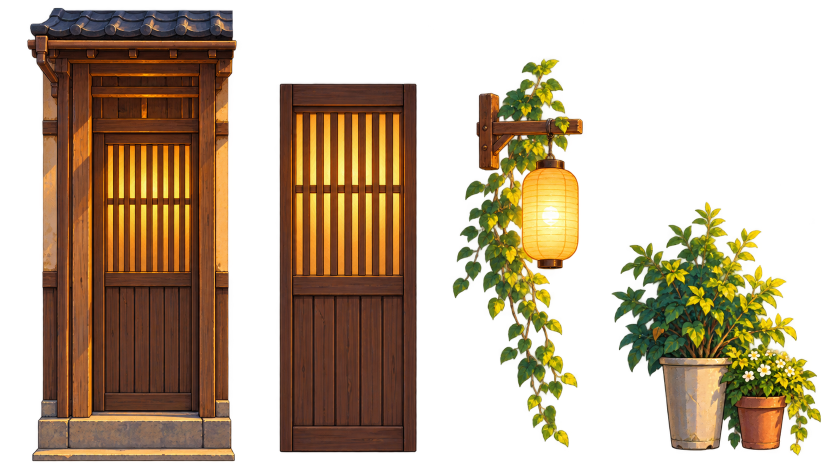
#> input picture dist/painted/assets/rig/entrance-layers.png, 1672 x 940 px, given in place of resident.png, which was not available (shown at 1/2 size)
$ python measure_rig_parts.py
#> lines starting #> are read from the running program, lines starting #| are printed output that depends on the picture; after the words box and inside, x2 and y2 are one past the last pixel; in counts of white or black regions, pixels touching at a corner belong together; pictures that were not available may be replaced by others from this repository, and a replacement may not be noted
"""Measure atlas cells without changing generated artwork."""
from pathlib import Path
import json
from PIL import Image
import numpy as np
from scipy.ndimage import label, find_objects

ROOT = Path(__file__).resolve().parents[1] / 'dist' / 'painted'
def boxes(path, columns, rows):
#> called with columns = 4, rows = 5
    image = Image.open(path).convert('RGBA')
#> image is the input picture: PIL image 1672x940 RGBA; mean R, G, B, A 62.5, 44.5, 19.4, 118.5
    width, height = image.width / columns, image.height / rows
#> width = 418; height = 188
    parts = []
    for index in range(columns * rows):
        ox, oy = round(index % columns * width), round(index // columns * height)
        right, bottom = round((index % columns + 1) * width), round((index // columns + 1) * height)
        alpha = image.getchannel('A').crop((ox, oy, right, bottom))
        mask = np.asarray(alpha) > 150
        labels, count = label(mask)
        if not count:
            raise ValueError(f'Empty atlas cell: {path.name} {index}')
        sizes = np.bincount(labels.ravel()); sizes[0] = 0
        component = int(sizes.argmax())
        region = find_objects(labels)[component - 1]
        box = (region[1].start, region[0].start, region[1].stop, region[0].stop)
        if not box:
            raise ValueError(f'Empty atlas cell: {path.name} {index}')
        parts.append(dict(x=ox+box[0], y=oy+box[1], width=box[2]-box[0], height=box[3]-box[1]))
#> this loop made 4 passes
#> (count, box) on passes 1 to 3: (1, (55, 16, 418, 188)), (2, (0, 21, 55, 188)), (2, (177, 119, 290, 188))
#> count on pass 4: 0
#> pass 1, in boxes, `alpha = image.getchannel('A').crop((ox, oy, right, bottom))`:
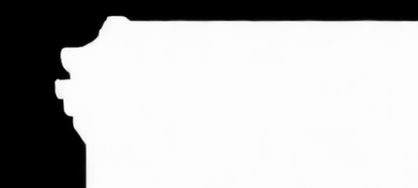
#> alpha: PIL image 418x188 L; min 0, max 255, mean 183.9
#> pass 1, in boxes, `mask = np.asarray(alpha) > 150`:
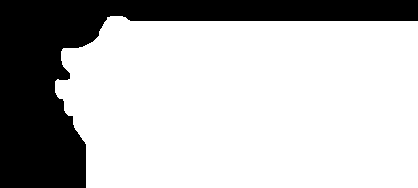
#> mask: shape (188, 418) bool; 72.7% white; 1 black region, box (x1, y1, x2, y2) and area: (0, 0, 418, 188) 21442
#> pass 2, in boxes, `alpha = image.getchannel('A').crop((ox, oy, right, bottom))`:
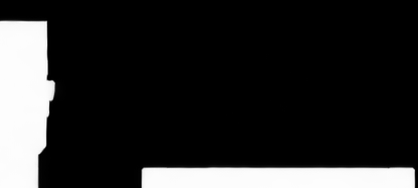
#> alpha: PIL image 418x188 L; min 0, max 255, mean 42.5
#> after the loop: labels: shape (188, 418) int32; every value is 0
#> after the loop: mask: shape (188, 418) bool; every value is 0
#> after the loop, parts = 3 items
    return parts
#> (the run stopped early here; a loop or call above may not have finished)

$ run again, on dist/painted/assets/rig/neighbor.png
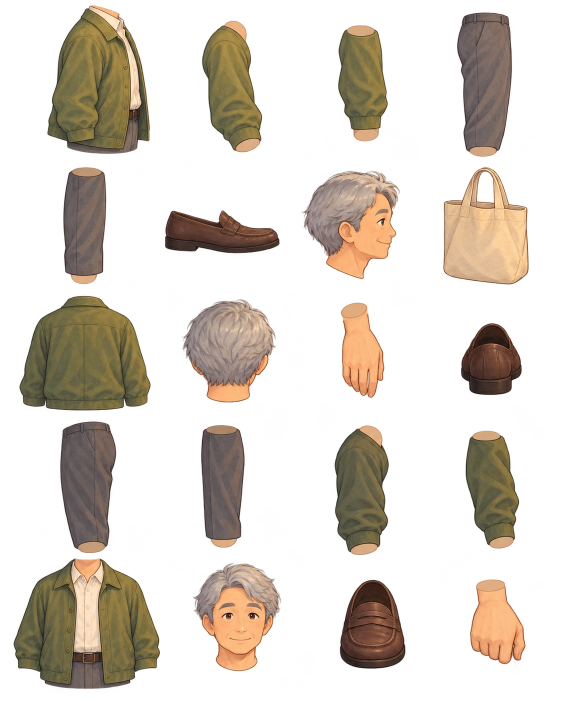
#> input picture dist/painted/assets/rig/neighbor.png, 1122 x 1402 px, given in place of resident.png, which was not available (shown at 1/2 size)
#> in boxes, image is the input picture: PIL image 1122x1402 RGBA; mean R, G, B, A 50.9, 40, 28.9, 78.8
#> the loop in boxes, `for index in range(columns * rows):` made 20 passes
#> (count, component, box) on passes 1 to 7: (1, 1, (95, 11, 280, 280)), (2, 1, (125, 42, 244, 280)), (1, 1, (116, 51, 214, 280)), (1, 1, (73, 25, 181, 280)), (2, 2, (127, 55, 212, 281)), (3, 3, (51, 141, 279, 226)), (6, 2, (46, 63, 237, 278))
#> pass 1, in boxes, `mask = np.asarray(alpha) > 150`:
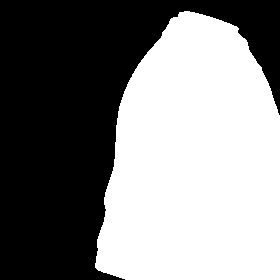
#> mask: shape (280, 280) bool; 51% white; 1 black region, box (x1, y1, x2, y2) and area: (0, 0, 280, 280) 38380
#> after the loop in boxes, `for index in range(columns * rows):`: parts = 20 items
#> the loop in boxes (call 2), `for index in range(columns * rows):` made 20 passes
#> `parts = {name: boxes(ROOT / 'assets' / 'rig' / (name+'.png'), 4, 5) fo..`: parts = 2 items
#> the loop in boxes (call 3), `for index in range(columns * rows):` made 6 passes
#> (count, component, box) on passes 1, 3, 4, 6: (7, 1, (95, 11, 299, 307)), (8, 3, (139, 335, 309, 569)), (4, 4, (28, 416, 320, 676)), (6, 4, (184, 161, 290, 396))
#> after the loop in boxes (call 3), `for index in range(columns * rows):`:
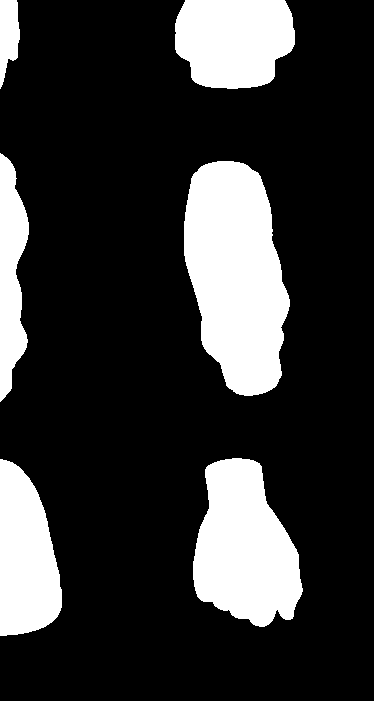
#> mask: shape (701, 374) bool; 20.9% white; 6 white regions, box (x1, y1, x2, y2) and area: (184, 161, 290, 396) 18297, (193, 458, 303, 627) 13025, (175, 0, 295, 89) 9027, (0, 459, 62, 636) 8304, (0, 153, 29, 402) 4850, (0, 0, 20, 89) 1252
#> after the loop in boxes (call 3), `for index in range(columns * rows):`: parts = 6 items
#> data = 2 items
